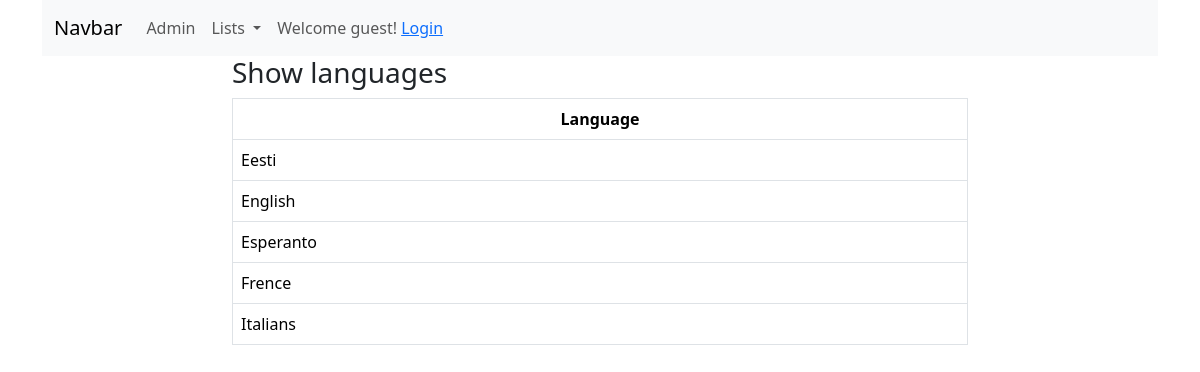
The app's page /booksapp/language_list/, older data.
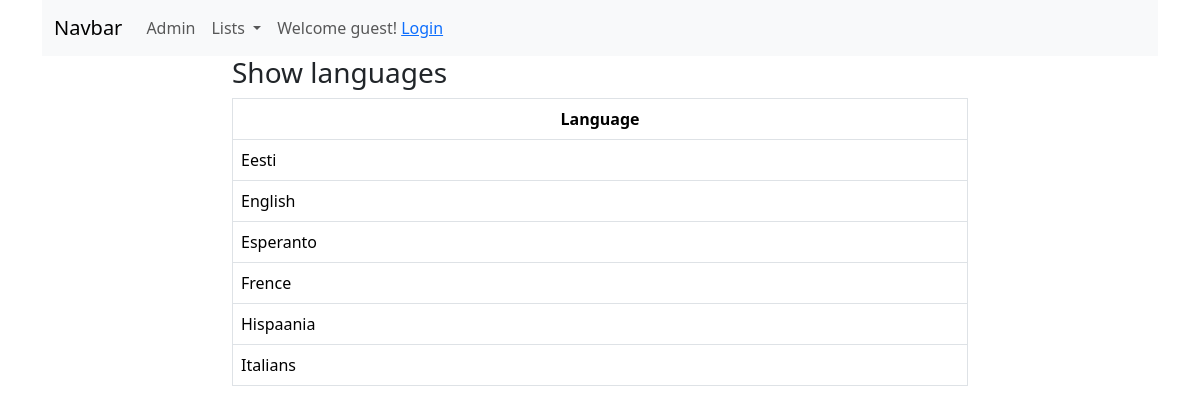
The same page, newer data.
### booksapp/models.py (models this page shows)
class Language(models.Model):    # sellega loome tabeli
    language = models.CharField(max_length=50, validators=[MinLengthValidator(3)])
    def __str__(self):
        return self.language

### booksapp/views.py (the view)
# urls.py: path('language_list/', views.LanguageListView.as_view(), name='language_list'),  # Language List View
class LanguageListView(ListView):
    model = Language
    queryset = Language.objects.order_by('language')

### booksapp/templates/booksapp/language_list.html (shortened to what this page needs)
{% extends 'base.html' %}
{% block content %}
<div class="row">
    <div class="col-8 mx-auto">
        <h3>Show languages</h3>
        <table class="table table-bordered table-hoover">
            <thead>
            <tr class="text-center">
                <th>Language</th>
                    </tr>
                    </thead>
                    <tbody>
                    {% for language in object_list %}
                    <tr>
                    <td>{{ language }}</td>
                </tr>
                {% endfor %}
                </tbody>
        </table>
    </div>
</div>
{% endblock %}

Row changes from the older to the newer data that the page shows:
added Language: language "Hispaania"
